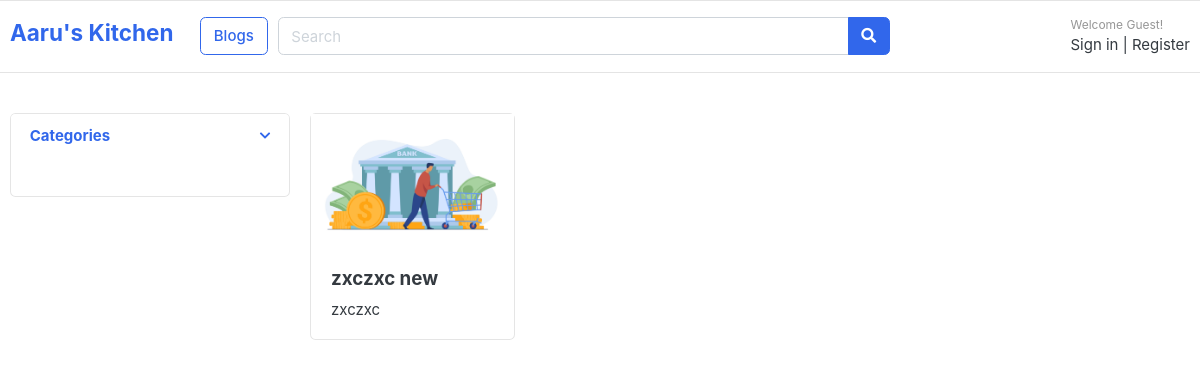
Page /recipy/blogs/ on the earlier database version.
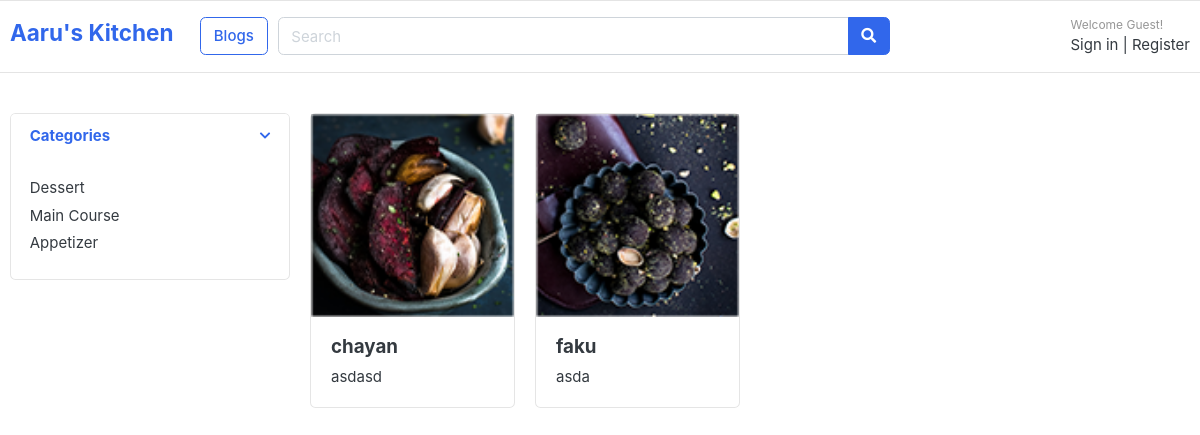
Same page on the later database version.
### recipies/models.py (models this page shows, shortened)
class recipyModel(models.Model):
    user=models.ForeignKey(User, on_delete=models.CASCADE,null=True)
    title=models.CharField(max_length=100)
    slug=models.SlugField(max_length=100)
    ingredients=models.TextField()
    instructions=models.TextField()
    image=models.ImageField(upload_to='recipy/',blank=True)
    category=models.CharField(max_length=50,choices=meals)

### recipy_category/models.py (models this page shows)
class category_model(models.Model):
    category_name = models.CharField(max_length=100)
    slug=models.SlugField(max_length=100)

### recipies/views.py (the view)
# urls.py: path('blogs/',views.blog_view,name="blogs"),
def blog_view(request,category_slug=None):
    category=category_model.objects.all()
    if category_slug:
        items=recipyModel.objects.filter(slug=category_slug)
        return render(request, 'blogs.html',{'items':items,'category':category})
    else:
        items=recipyModel.objects.all()
        return render(request, 'blogs.html',{'items':items,'category':category})

### recipies/templates/blogs.html
{% extends 'base.html' %} {% block body %}
<section class="section-content padding-y">
  <div class="container">
    <div class="row">
      <aside class="col-md-3">
        <div class="card">
          <article class="filter-group">
            <header class="card-header">
              <a
                href="#"
                data-toggle="collapse"
                data-target="#collapse_1"
                aria-expanded="true"
                class=""
              >
                <i class="icon-control fa fa-chevron-down"></i>
                <h6 class="title">Categories</h6>
              </a>
            </header>
            <div class="filter-content collapse show" id="collapse_1" style="">
              <div class="card-body">
                <ul class="list-menu">
                  {% for i in category %}
                  <li><a href="{% url 'blogs' i.slug %}">{{i.category_name}}</a></li>
                  {% endfor %}
                </ul>
              </div>
            </div>
          </article>
        </div>
      </aside>
      <main class="col-md-9">
        <div class="row">
          {% for item in items %}
          <div class="col-md-3">
            <div class="card card-product-grid">
              <img src="{{item.image.url}}" />
              <figcaption class="info-wrap">
                <h5>{{item.title}}</h5>
                <p>{{item.instructions}}</p>
              </figcaption>
            </div>
          </div>
          {% endfor %}
        </div>
      </main>
    </div>
  </div>
</section>
{% endblock body %}

### templates/base.html (shortened to what this page needs)
<!DOCTYPE html>
{% load static %}
<html lang="en">
  <head>
    <link href="{% static 'css/bootstrap.css' %}" rel="stylesheet" type="text/css" />
    <link
      href="{% static 'fonts/fontawesome/css/all.min.css' %}"
      type="text/css"
      rel="stylesheet"
    />
    <link href="{% static 'css/ui.css' %}" rel="stylesheet" type="text/css" />
    <link
      href="{% static 'css/responsive.css'%}"
      rel="stylesheet"
      media="only screen and (max-width: 1200px)"
    />
  </head>
<body>
    <header class="section-header">
      <section class="header-main border-bottom">
        <div class="container">
          <div class="row align-items-center">
            <div class="col-lg-2 col-md-3 col-6">
              <a href="" class="brand-wrap">
               <a href="/"> <h4>Aaru's Kitchen</h4></a>
              </a>
            </div>
            <a href="{% url 'blogs' %}" class="btn btn-outline-primary">Blogs</a>
            <div class="col-lg col-md-6 col-sm-12 col">
              <form  method="post" class="search">
                <div class="input-group w-100">
                  <input
                    name='value'
                    type="text"
                    class="form-control"
                    style="width: 50%"
                    placeholder="Search"
                  />
                  <div class="input-group-append">
                   <button class="btn btn-primary" type="submit">
                      <i class="fa fa-search"></i>
                    </button>
                  </div>
                </div>
              </form>
            </div>
            <div class="col-lg-3 col-sm-6 col-8 order-2 order-lg-3">
              <div class="d-flex justify-content-end mb-3 mb-lg-0">
                <div class="widget-header">
                  {% if request.user.is_authenticated %}
                  <small class="title text-muted">Welcome {{request.user.username}}!</small>
                  <div>
                    <a href="{% url 'recipy' %}
                    ">Profile</a>
                    <span class="dark-transp"> | </span>
                    <a href="{% url 'logoutpage' %}"> Logout</a>
                    <span class="dark-transp"> | </span>
                    <a href="{% url 'add_recipy' %}"> Submit Recipy</a>
                  </div>
                </div>
                {% else %}
                <small class="title text-muted">Welcome Guest!</small>
                <div>
                  <a href="{% url 'loginpage' %}
                  ">Sign in</a>
                  <span class="dark-transp"> | </span>
                  <a href="{% url 'registerpage' %}"> Register</a>
                </div>
                  {% endif %}
                </div>
              </div>
            </div>
          </div>
        </div>
      </section>
    </header>
    {% block body %}
    {% endblock %}
</body>
</html>

### static/css/ui.css (style rules this page uses)
html { font-family: "Inter", sans-serif; font-size: 15px; }
.padding-y { padding-top: 40px; padding-bottom: 40px; }
article:after, .form-group:after { display: block; clear: both; content: ""; }
p:last-child { margin-bottom: 0; }
.header-main { position: relative; padding-top: 1rem; padding-bottom: 1rem; }
.widget-header { display: inline-block; vertical-align: middle; position: relative; }
.widget-header a { color: #343a40; }
.widget-header .title { display: block; }
[class*=list-] li:after { visibility: hidden; display: block; content: ""; overflow: hidden; height: 0; clear: both; }
.list-menu { list-style: none; margin: 0; padding-left: 0; }
.list-menu li { margin-bottom: 5px; }
.list-menu a { color: #343a40; }
[class*=card-product] p { margin-bottom: 0; }
.card-product-grid { margin-bottom: 20px; }
.card-product-grid .info-wrap { overflow: hidden; padding: 18px 20px; }
.icon-control { margin-top: 5px; float: right; font-size: 80%; }
.card-header .title { margin-bottom: 0; line-height: 1.5; }
.filter-group { border-bottom: 1px solid #e4e4e4; }
.filter-group .card-header { border-bottom: 0; }
.filter-group:last-child { border-bottom: 0; }

Differences in the rows shown:
removed recipyModel: image (picture), title "zxczxc new", instructions "zxczxc"
added category_model: category_name "Dessert"
added category_model: category_name "Main Course"
added category_model: category_name "Appetizer"
added recipyModel: image (picture), title "chayan", instructions "asdasd"
added recipyModel: image (picture), title "faku", instructions "asda"
